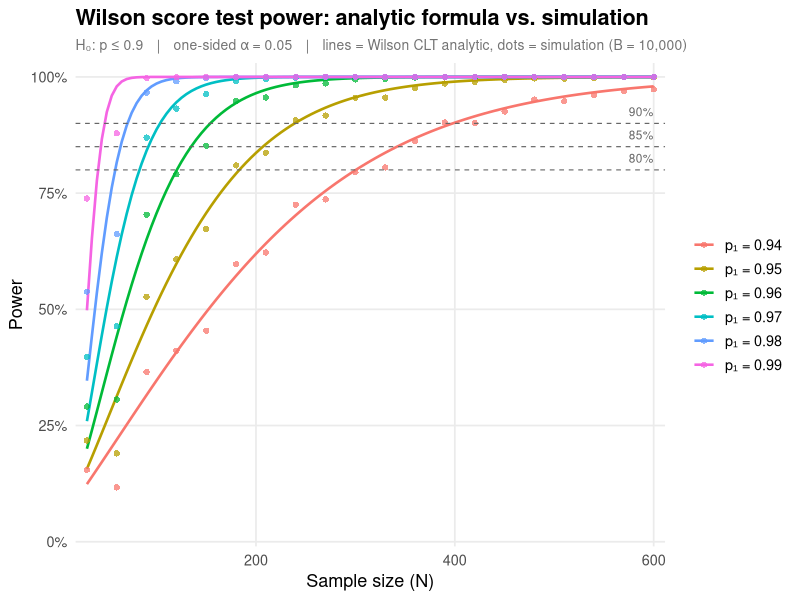
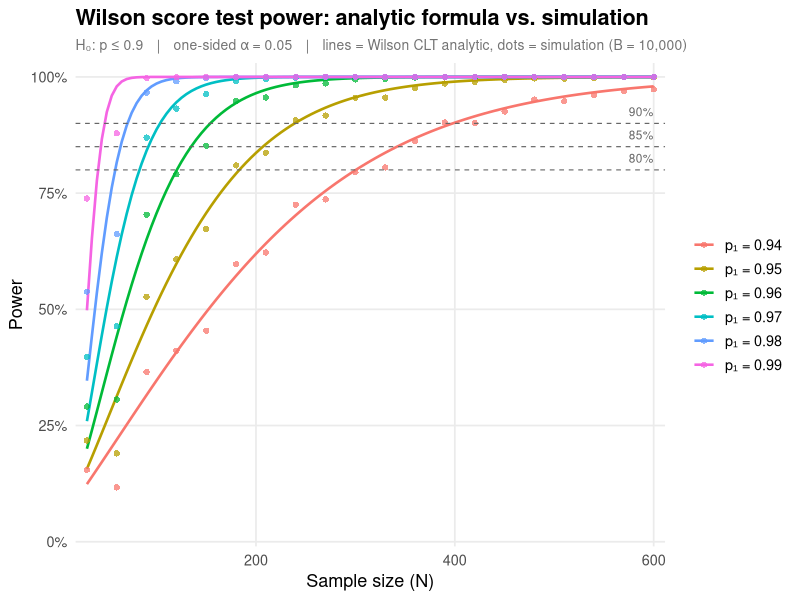

Write the R code that produced these figures, in order.
# wilson_score_power_validation.R
#
# Purpose
# -------
# Generate power curves for a one-sided one-sample proportion test and
# validate the Wilson score CLT analytic formula against Monte Carlo
# simulation using the Wilson score interval test.
#
# Hypothesis
# ----------
#   H0: p <= p0   vs   H1: p > p0
#   p0 = 0.90  |  alpha = 0.05 (one-sided)  |  p1 in {0.94, ..., 0.99}
#
# Two approaches are compared
# ---------------------------
#   Analytic   — Wilson score CLT closed-form power/sample-size formula.
#                These are the same formulas used in the proportion-calculator
#                website (proportion-calculator/index.html).
#                Reference: Fleiss, Levin & Paik (2003); Lachin (1981).
#
#   Simulation — empirical rejection rate using the Wilson score interval.
#                For each simulated dataset, reject H0 iff the lower bound
#                of the 90% Wilson CI exceeds p0.  The lower bound of a
#                (1-2*alpha) = 90% two-sided CI equals the lower bound of
#                a one-sided (1-alpha) = 95% CI, implementing a one-sided
#                alpha = 0.05 test without approximation.
#
# The arcsine approximation (pwr::pwr.p.test) is also included to show
# why it underestimates N when p is far from 0.5.
#
# Dependencies: pwr, ggplot2, dplyr, tidyr

library(pwr)
library(ggplot2)
library(dplyr)
library(tidyr)

set.seed(2026)


# ── 1.  Parameters ────────────────────────────────────────────────────────────

p0     <- 0.90
p1_vec <- seq(0.94, 0.99, by = 0.01)
alpha  <- 0.05
B      <- 10000   # simulation replicates per (p1, N) cell


# ── 2.  Analytic functions — Wilson score CLT ─────────────────────────────────
#
# These reproduce the JavaScript in proportion-calculator/index.html exactly.
#
# Power formula:
#   power = Phi( [(p1 - p0) * sqrt(N)  -  z_alpha * sqrt(p0*q0)] / sqrt(p1*q1) )
#
# Sample size formula:
#   N = ceiling( ((z_alpha*s0 + z_beta*s1) / (p1 - p0))^2 )
#   where s0 = sqrt(p0*q0), s1 = sqrt(p1*q1)
#
# Critical count (integer threshold for the test decision):
#   c = ceiling( N*p0 + z_alpha * sqrt(N) * s0 )
#   Reject H0 iff observed successes X >= c.
#   No approximation is involved in applying this rule to data.

wilson_power <- function(p0, p1, N, alpha) {
  za <- qnorm(1 - alpha)
  s0 <- sqrt(p0 * (1 - p0))
  s1 <- sqrt(p1 * (1 - p1))
  pnorm(((p1 - p0) * sqrt(N) - za * s0) / s1)
}

wilson_n <- function(p0, p1, alpha, target_power) {
  za <- qnorm(1 - alpha)
  zb <- qnorm(target_power)
  s0 <- sqrt(p0 * (1 - p0))
  s1 <- sqrt(p1 * (1 - p1))
  ceiling(((za * s0 + zb * s1) / (p1 - p0))^2)
}

wilson_crit <- function(p0, N, alpha) {
  za <- qnorm(1 - alpha)
  ceiling(N * p0 + za * sqrt(N) * sqrt(p0 * (1 - p0)))
}


# ── 3.  Simulation function — Wilson score interval test ──────────────────────
#
# The Wilson lower bound is computed directly from the closed-form expression
# rather than calling binom.confint(), which is equivalent but slower.
#
# For x successes in N trials, the lower bound of the (1-2*alpha) Wilson CI is:
#   p_tilde = (x + z^2/2) / (N + z^2)
#   N_tilde = N + z^2
#   lower   = p_tilde - z * sqrt(p_tilde*(1-p_tilde) / N_tilde)
# where z = qnorm(1 - alpha).
#
# This is identical to binom.confint(x, N, conf.level = 1-2*alpha, "wilson")$lower.

wilson_lower_ci <- function(x, N, alpha) {
  z  <- qnorm(1 - alpha)
  pt <- (x + z^2 / 2) / (N + z^2)
  nt <- N + z^2
  pt - z * sqrt(pt * (1 - pt) / nt)
}

wilson_power_sim <- function(p0, p1, N, alpha, B) {
  x  <- rbinom(B, N, p1)
  lb <- wilson_lower_ci(x, N, alpha)
  mean(lb > p0)
}


# ── 4.  Built-in validation at reference values ───────────────────────────────
#
# Cross-check against the values in proportion-calculator/index.html and
# METHODS.md (p0=0.90, p1=0.95, alpha=0.05, power target=0.80).

cat("── Internal validation (p0=0.90, p1=0.95, alpha=0.05) ──────────────────\n")
ref_N    <- wilson_n(0.90, 0.95, 0.05, 0.80)       # expected: 184
ref_pow  <- wilson_power(0.90, 0.95, ref_N, 0.05)  # expected: 0.8017
ref_crit <- wilson_crit(0.90, ref_N, 0.05)          # expected: 173
cat(sprintf("  N = %d  (expected 184)\n", ref_N))
cat(sprintf("  power at N = %.4f  (expected 0.8017)\n", ref_pow))
cat(sprintf("  critical count c = %d  (expected 173)\n\n", ref_crit))


# ── 5.  Sample size table ─────────────────────────────────────────────────────

targets <- c(0.80, 0.85, 0.90)

n_table <- expand.grid(p1 = p1_vec, target_power = targets) |>
  as_tibble() |>
  mutate(
    N_wilson    = mapply(wilson_n, p0, p1, alpha, target_power),
    power_check = round(mapply(wilson_power, p0, p1, N_wilson, alpha), 4),
    crit        = mapply(wilson_crit, p0, N_wilson, alpha),
    N_arcsine   = ceiling(mapply(function(p1, tp) {
      pwr.p.test(
        h = ES.h(p1, p0), sig.level = alpha,
        power = tp, alternative = "greater"
      )$n
    }, p1, target_power)),
    arcsine_actual_power = round(
      mapply(wilson_power, p0, p1, N_arcsine, alpha), 4
    )
  )

cat("── Sample sizes: Wilson CLT vs arcsine (pwr.p.test) ─────────────────────\n")
cat("p0 =", p0, "  alpha =", alpha, "(one-sided)\n")
cat("Note: 'arcsine_actual_power' is the Wilson CLT power at the arcsine N.\n",
    "      It is below the target, showing the arcsine method underestimates N.\n\n")
print(n_table, n = Inf)
cat("\n")


# ── 6.  Power curves — analytic ───────────────────────────────────────────────

N_range   <- seq(30, 600, by = 5)

analytic_df <- expand.grid(p1 = p1_vec, N = N_range) |>
  as_tibble() |>
  mutate(
    power  = mapply(wilson_power, p0, p1, N, alpha),
    source = "Analytic (Wilson CLT)"
  )


# ── 7.  Power curves — simulation ─────────────────────────────────────────────
# Simulate at a coarser N grid to keep runtime manageable (~minutes).

N_sim_grid <- seq(30, 600, by = 30)
n_cells    <- length(p1_vec) * length(N_sim_grid)

cat(sprintf(
  "── Running simulations: %d cells, B = %s replicates each ────────────────\n",
  n_cells, format(B, big.mark = ",")
))

sim_df <- expand.grid(p1 = p1_vec, N = N_sim_grid) |>
  as_tibble() |>
  mutate(
    power  = mapply(wilson_power_sim, p0, p1, N, alpha, B),
    source = "Simulation"
  )

cat("Done.\n\n")


# ── 8.  Analytic vs simulation at N for 80% power ─────────────────────────────

n80 <- n_table |>
  filter(target_power == 0.80) |>
  select(p1, N80 = N_wilson)

comparison <- n80 |>
  mutate(
    power_analytic = round(mapply(wilson_power, p0, p1, N80, alpha), 4),
    power_sim      = round(mapply(wilson_power_sim, p0, p1, N80, alpha, B), 4),
    diff_pp        = round(100 * (power_sim - power_analytic), 1)
  )

cat("── Analytic vs simulation at N for 80% power ────────────────────────────\n")
cat("B =", format(B, big.mark = ","), "replicates per cell\n")
cat("diff_pp = 100*(power_sim - power_analytic); positive = simulation above analytic\n\n")
print(comparison, n = Inf)
cat("\n")


# ── 9.  Plot ──────────────────────────────────────────────────────────────────

# Reference lines: one horizontal per target power
ref_lines <- data.frame(yintercept = c(0.80, 0.85, 0.90),
                        label = c("80%", "85%", "90%"))

plot_df <- bind_rows(analytic_df, sim_df) |>
  mutate(p1_label = factor(paste0("p₁ = ", p1)))

p <- ggplot(plot_df, aes(x = N, y = power, color = p1_label)) +
  # analytic curves
  geom_line(
    data      = filter(plot_df, source == "Analytic (Wilson CLT)"),
    linewidth = 0.9
  ) +
  # simulation points
  geom_point(
    data  = filter(plot_df, source == "Simulation"),
    size  = 1.8,
    shape = 16,
    alpha = 0.75
  ) +
  # target power reference lines
  geom_hline(
    data     = ref_lines,
    aes(yintercept = yintercept),
    linetype = "dashed",
    color    = "grey40",
    linewidth = 0.4,
    inherit.aes = FALSE
  ) +
  geom_text(
    data = ref_lines,
    aes(x = 600, y = yintercept + 0.025, label = label),
    hjust = 1, size = 3, color = "grey40",
    inherit.aes = FALSE
  ) +
  scale_y_continuous(
    limits = c(0, 1),
    labels = function(x) paste0(round(100 * x), "%"),
    expand = expansion(mult = c(0.01, 0.03))
  ) +
  scale_x_continuous(
    limits = c(30, 600),
    expand = expansion(mult = 0.02)
  ) +
  labs(
    title    = "Wilson score test power: analytic formula vs. simulation",
    subtitle = paste0(
      "H₀: p ≤ ", p0,
      "  │  one-sided α = ", alpha,
      "  │  lines = Wilson CLT analytic, dots = simulation (B = ",
      format(B, big.mark = ","), ")"
    ),
    x     = "Sample size (N)",
    y     = "Power",
    color = NULL
  ) +
  theme_minimal(base_size = 13) +
  theme(
    legend.position  = "right",
    plot.title       = element_text(face = "bold"),
    plot.subtitle    = element_text(color = "grey45", size = 10),
    panel.grid.minor = element_blank()
  )

print(p)

ggsave(
  "wilson_power_validation.png",
  plot   = p,
  width  = 9,
  height = 6,
  dpi    = 150
)
cat("Plot saved to wilson_power_validation.png\n")
